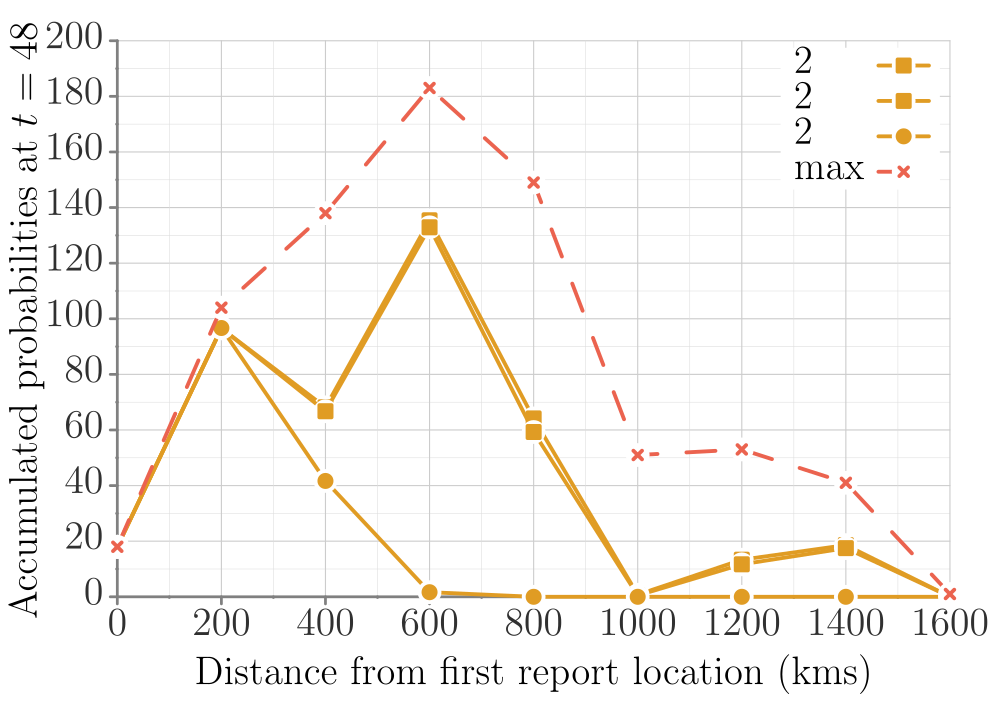

This figure's gnuplot source:
##### terminal
clear
# set loadpath '~/Dropbox/proj/gp/src'
set term tikz standalone size 12.5cm,8.75cm font ",14" gparrows scale 2,2 textscale 2
set datafile separator ','

##### output
set output 'TH_dist_prob_B_int.tex'

##### bg: bg color, axes, grid, tics
##### http://www.colourlovers.com/palette/268142/Danger_Mouse
Danger='#F84934'; # red
Shoes='#4D5E5F'; # grey
##### Rand Olson
roBlue='#1F77B4';
roRed='#D62728';
# border
set style line 21 lt 1 lc rgb '#808080' 
set border 3 back ls 21 lw 5
# grid
set style line 22 lt 2 lc rgb '#CCCCCC' lw 2
set style line 23 lt 2 lc rgb '#DDDDDD' lw 1
set grid xtics mxtics ytics mytics back ls 22, ls 23
# tics
set tics textcolor rgb '#303030'
set tics nomirror out scale 1,.1
set mxtics 2
set mytics 2

##### load default linestyles
set style increment user
# taken care of in terminal
do for [i=1:15] { set style line i lt 1 lw 7 }

##### line colors
# mathematica default
DarkBlue= '#5e82b5'
Orange=   '#e09c24'
Green=    '#8fb030'
Red=      '#eb634f'
Purple=   '#8778b3'
Brown=    '#c46e1a'
LightBlue='#5c9ec7'
Yellow=   '#FDBF6F'
MATHEMATICA="#5e82b5 #e09c24 #8fb030 #eb634f #8778b3 #c46e1a #5c9ec7 #FDBF6F"
do for[i=1:8] {set style line i lc rgb word(MATHEMATICA,i)}
####

##### data style
set style data linespoints;
set style line 1 pt 5
set style line 2 pt 7
set style line 3 pt 13
set style line 4 pt 17
set style line 5 pt 4
set style line 6 pt 6
set style line 7 pt 12
set style line 8 pt 16
#
set pointintervalbox 4.5
do for [i=1:15] {set style line i ps 2.75 pi -1}

# NOTE: offsets should be a function of font sizes
##### key
set key t l Left spacing 4 width 5 opaque font ",15"

##### tics (note that tics are also set in theme)
set xtics font ",15" offset 0,.2
set ytics font ",15" offset 1.5,0

##### plot
set title font ",15" "" offset -3,.3
set xlabel "Distance from first report location (kms)" offset 0,0 font ",15"
set ylabel "Accumulated probabilities at $t=48$" offset -2,0 font ",15"


unset title;        set key r t width 5;        set xlabel offset 0,.7;        set xtics offset 0,-.4;

plot       'model-B_s2_m2_48.csv' u 1:2 ls 2 pt 5 ti  '2',       'model-B_s4_m2_48.csv' u 1:2 ls 2 pt 5 ti  '2',       'model-B_s5_m2_48.csv' u 1:2 ls 2 pt 7 ti '2',       '../obj/cell_count_distance_TH.csv' u 1:2 ls 4 dashtype 2 ti  'max'

set term x11 reset;
